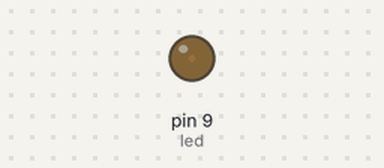
Simulated run of this sketch. Board: Arduino Uno, built with avr-gcc and run on an emulated ATmega328P. Parts: output pins drawn as LEDs (lit = HIGH).

Above: at 0.05 s.
At 0.95 s:
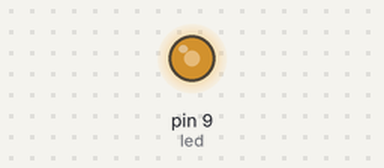
At 1.4 s:
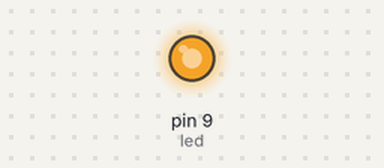
At 2.75 s:
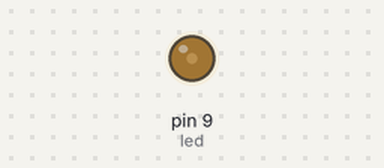
Timing chart, 0 to 7.0 s (numbered marks = the images above):
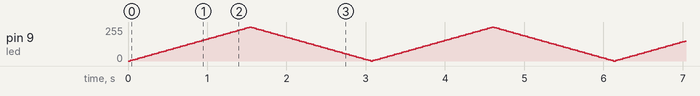

The sketch:

fade_arduino_ide.ino
```cpp
int led = 9;          // the  pulse width modulation(PWM) pin the LED is attached to
int brightness = 0;   // how bright the LED is
int fadeAmount = 5;   // how many points to fade the LED by

// the setup routine runs once when you press reset:
void setup() {
    // declare pin 9 to be an output:
    pinMode(led, OUTPUT);
}

// the loop routine runs over and over again forever:
void loop() {
    // set the brightness of pin 9:
    analogWrite(led, brightness);

    // change the brightness for next time through the loop:
    brightness += fadeAmount;

    // reverse the direction of the fading at the end of the fade:
    if ( (brightness <= 0) || (brightness >= 255) )
        fadeAmount = -fadeAmount;
    // wait for 30 miliseconds to see the dimming effect
    delay(30);
}
```
